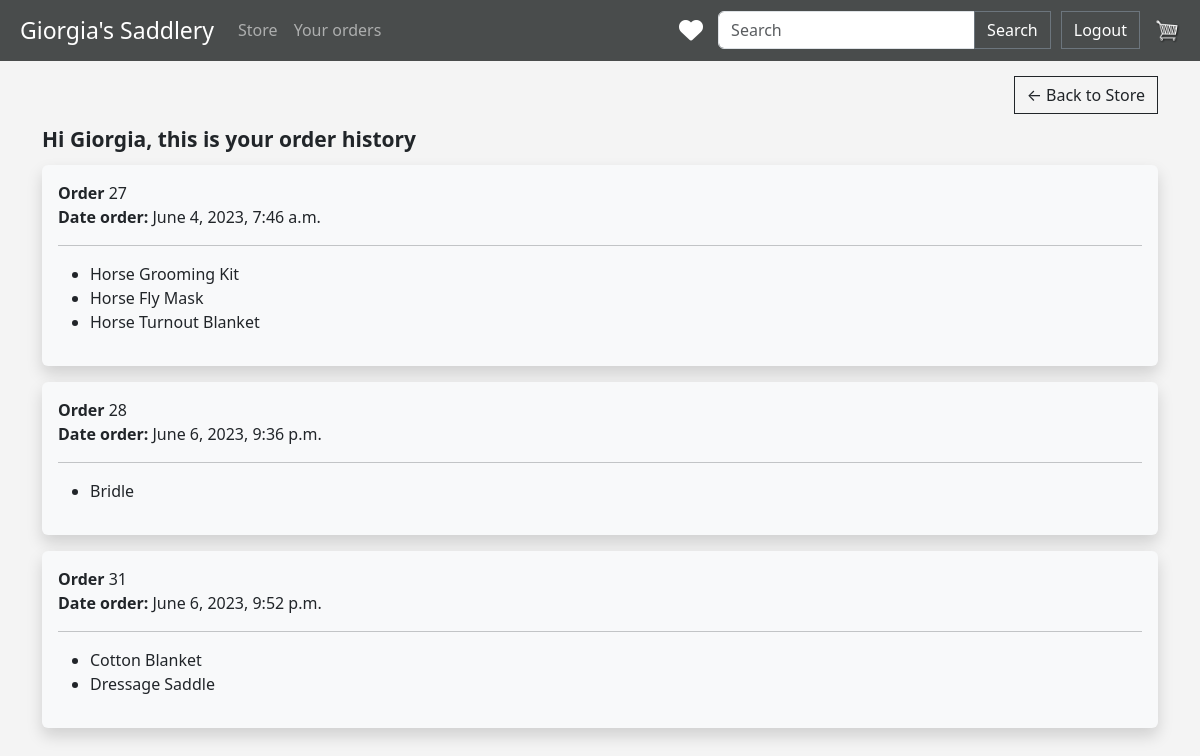
Screenshot of /order_history/ (signed in) with the database file from the repository.
### store/models.py (models this page shows, shortened)
class CustomerModel(models.Model):
    user = models.OneToOneField(User, on_delete=models.CASCADE, null=True, blank=True)   #a user can only have a customer and a customer canonly have a user
    name = models.CharField(max_length=50, null=True)
    surname = models.CharField(max_length=50, null=True)
    email = models.EmailField(max_length=50, null=True)

class OrderModel(models.Model):
    customer = models.ForeignKey(CustomerModel, on_delete=models.SET_NULL, blank=True, null=True)
    date_order = models.DateTimeField(auto_now_add=True)
    complete = models.BooleanField(default=False, null=True, blank=True)
    transaction_id = models.CharField(max_length=5, null=True)
    def get_ordered_products(self):
        order_items = self.orderitemmodel_set.all()
        products = [item.product for item in order_items]
        return products

class ProductModel(models.Model):
    name = models.CharField(max_length=200, null=True)
    price = models.FloatField()
    category = models.ForeignKey(CategoryModel, on_delete=models.SET_NULL, null=True)
    image = models.ImageField(null=True, blank=True)
    description = models.TextField(null=True, blank=True)
    numberOfLikes = models.IntegerField(default=0)

### store/views.py (the view)
# urls.py: path('order_history/', views.orderHistory, name='orderHistory')
def orderHistory(request):
    customer = request.user.customermodel
    orders = OrderModel.objects.filter(customer=customer, complete=True)
    context = {'orders': orders, 'customer': customer}
    return render(request, 'store/order_history.html', context)

### store/templates/store/order_history.html
{% extends 'store/main.html' %}
{% load static %}
{% block content %}
<div style="display: flex; justify-content: right; margin-top: 15px;">
    <a  class="btn btn-outline-dark" href="{% url 'store' %}">&#x2190; Back to Store </a>
</div>
<div style="font-size: 21px; margin-top: 10px; margin-bottom: 10px;">
        <strong> Hi {{customer.name}}, this is your order history </strong>
</div>
{% if orders %}
    {% for order in orders %}
        <div class="shadow p-3 mb-3 bg-body-tertiary rounded">
                <div>
                    <strong>Order </strong>
                    {{ order.id }}
                    <br/>
                    <strong>Date order: </strong>
                    {{ order.date_order}}
                </div>
                <hr>
                <div>
                    <ul>
                        {% for product in order.get_ordered_products %}
                            <li>{{ product.name }}  </li>
                        {% endfor %}
                    </ul>
                </div>
        </div>
    {% endfor %}
{% else %}
    <p>No orders yet</p>
{% endif %}
{% endblock content %}

### static/css/main.css (style rules this page uses)
body { background-color: #f4f4f4; }
.btn { border-radius: 0; }

### store/templates/store/main.html (style rules this page uses)
body { background-color: #f4f4f4; }

### rows the page displays
CustomerModel: name "Giorgia"
OrderModel: id "27", date_order "June 4, 2023, 7:46 a.m."
ProductModel: name "Horse Grooming Kit"
ProductModel: name "Horse Fly Mask"
ProductModel: name "Horse Turnout Blanket"
OrderModel: id "28", date_order "June 6, 2023, 9:36 p.m."
ProductModel: name "Bridle"
OrderModel: id "31", date_order "June 6, 2023, 9:52 p.m."
ProductModel: name "Cotton Blanket"
ProductModel: name "Dressage Saddle"
